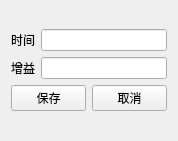
<?xml version="1.0" encoding="UTF-8"?>
<ui version="4.0">
 <class>PanelTCGEdit</class>
 <widget class="QWidget" name="PanelTCGEdit">
  <property name="geometry">
   <rect>
    <x>0</x>
    <y>0</y>
    <width>178</width>
    <height>141</height>
   </rect>
  </property>
  <property name="minimumSize">
   <size>
    <width>178</width>
    <height>0</height>
   </size>
  </property>
  <property name="maximumSize">
   <size>
    <width>178</width>
    <height>16777215</height>
   </size>
  </property>
  <property name="windowTitle">
   <string>Form</string>
  </property>
  <layout class="QGridLayout" name="gridLayout">
   <item row="0" column="0">
    <layout class="QVBoxLayout" name="verticalLayout">
     <item>
      <layout class="QHBoxLayout" name="horizontalLayout">
       <item>
        <widget class="QLabel" name="label">
         <property name="text">
          <string>时间</string>
         </property>
        </widget>
       </item>
       <item>
        <widget class="QLineEdit" name="timeLineEdit"/>
       </item>
      </layout>
     </item>
     <item>
      <layout class="QHBoxLayout" name="horizontalLayout_2">
       <item>
        <widget class="QLabel" name="label_2">
         <property name="text">
          <string>增益</string>
         </property>
        </widget>
       </item>
       <item>
        <widget class="QLineEdit" name="gainLineEdit"/>
       </item>
      </layout>
     </item>
     <item>
      <layout class="QHBoxLayout" name="horizontalLayout_3">
       <item>
        <widget class="QPushButton" name="saveBtn">
         <property name="text">
          <string>保存</string>
         </property>
        </widget>
       </item>
       <item>
        <widget class="QPushButton" name="cancelBtn">
         <property name="text">
          <string>取消</string>
         </property>
        </widget>
       </item>
      </layout>
     </item>
    </layout>
   </item>
  </layout>
 </widget>
 <resources/>
 <connections/>
</ui>
